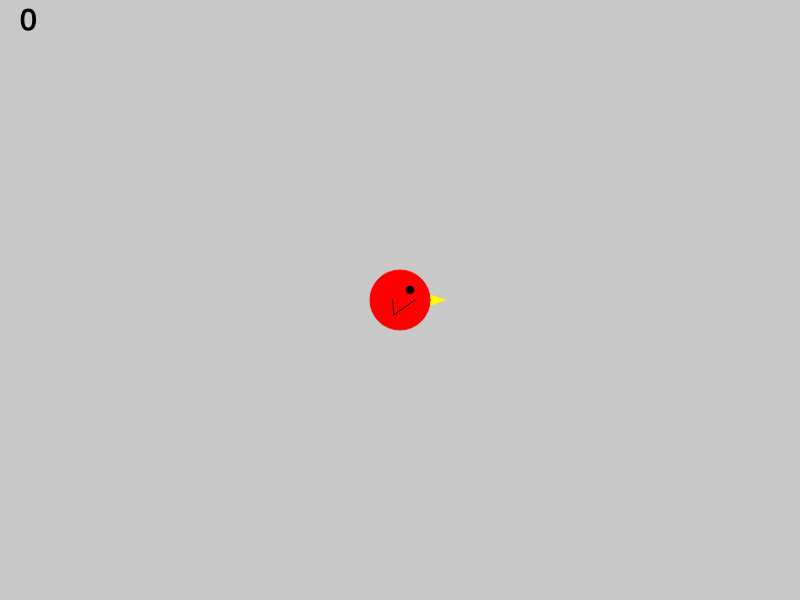
Frame 1 (no input)
Frame 60 (no input): identical to frame 1, image omitted
Frame 120 (the mouse pressed at the canvas centre since frame 60): identical to frame 1, image omitted

The p5.js sketch that drew this single still picture (run headless with seeded random() and noise() and a simulated clock; from frame 60 on, the mouse is pressed at the canvas centre):

// p5.js sketch
// ── sketch.js
const WIDTH = 800;
const HEIGHT = 600;
let xVel = 5;
let myBird;
let gates = [];
let tmp = 0;
let running = false;
let score = 0;
function setup() {
	createCanvas(WIDTH,HEIGHT);
		background(200);
		fill(255,0,0);
		stroke(255,0,0);
		myBird = new Bird(WIDTH/2,HEIGHT/2,30);
		textSize(30);
}

function draw() {
	background(200);
	if(running){
		tmp++;
		if(tmp > 100){
			spawnGate();
			tmp = 0;
		}
		myBird.move();
		moveGates();
		xVel += 0.005;
	}
	myBird.draw();
	drawGates();
	stroke(0,0,0);
	fill(0,0,0);
	text(score,20,30);
}

function mouseClicked(){
	if(!running){
		start();
	}else{
		myBird.tapped();
	}
}

function start(){
	myBird.x = WIDTH/2;
	myBird.y = HEIGHT/2;
	myBird.yVel = 0;
	gates = [];
	score = 0;
	xVel = 5;
	running = true;
}

function spawnGate(){
	var gate = new Gate();
	gates.push(gate);
}
function moveGates(){
	for(let gate of gates){
		gate.move();
		if(checkCrash(gate.x,gate.top,gate.bot)){
			running = false;
		}
		if(!gate.crossed && gate.x < WIDTH/2){
			gate.crossed = true;
			score++;
		}
	}
	if(gates.length > 0 && gates[0].x < -100){
		gates.shift();
	}
}

function drawGates(){
	for(let gate of gates){
		gate.draw();
	}
}

function checkCrash(x,top,bot){
	if(abs(x-myBird.x) > myBird.r){
		return false;
	}
	if(myBird.y < bot || myBird.y > top){
		return true;
	}
	var dist = pow(myBird.x-x,2) + pow(myBird.y-top,2);
	if(myBird.r*myBird.r > dist){
		return true;
	}
	var dist = pow(myBird.x-x,2) + pow(myBird.y-bot,2);
	if(myBird.r*myBird.r > dist){
		return true;
	}
	return false;
}


function drawBird(xPos,yPos,r, flap){
fill(255,255,0);
stroke(255,255,0);
triangle(xPos,yPos+r/2,xPos,yPos-r/2,xPos+r*1.5,yPos);
fill(255,0,0);
stroke(255,0,0);
	ellipse(xPos,yPos,r*2);
	fill(0);
	stroke(0);
		ellipse(xPos+r/3,yPos-r/3,r/4);
		var wingY;
		if(flap){
			wingY = yPos-r/2;
		}else{
			wingY = yPos+r/2
		}
		line(xPos-r/4,yPos,xPos-r/5,wingY);
		line(xPos+r/2,yPos,xPos-r/5,wingY);
}

function drawGate(xPos,top,bot){
	line(xPos,0,xPos,top);
	line(xPos,bot,xPos,HEIGHT);
}

class Bird{
	constructor(x,y,r){
		this.x = x;
		this.y = y;
		this.r = r;
		this.yVel = 0;
		this.g = -0.4;
		this.flap = false;
	}

	tapped(){
		this.yVel = 8;
		this.flap = true;
	}

	move(){
		this.y += this.yVel;
		this.yVel += this.g;
		if(this.y <= this.r){
			this.yVel = 0;
		}
		if(this.yVel < 1){
			this.flap = false;
		}
	}
	draw(){
		drawBird(this.x,HEIGHT-this.y,this.r, this.flap);
	}
}

class Gate{
	constructor(){
		this.x = WIDTH;
		var length = random(150,230);
		this.top = random(length+10,HEIGHT-10);
		this.bot = this.top-length;
		this.crossed = false;
	}
	move(){
		this.x -= xVel;
	}
	draw(){
		drawGate(this.x,HEIGHT-this.top,HEIGHT-this.bot);
	}
}
